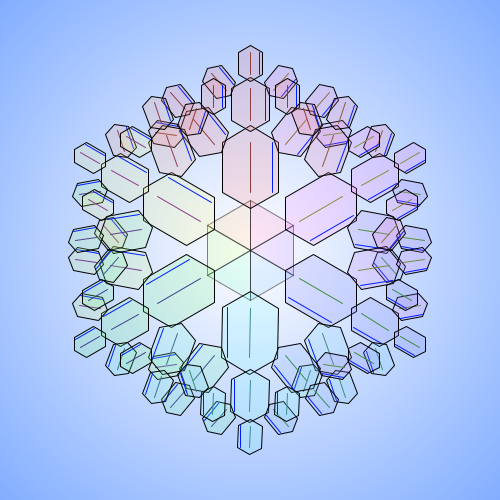
Frame 1 (no input)
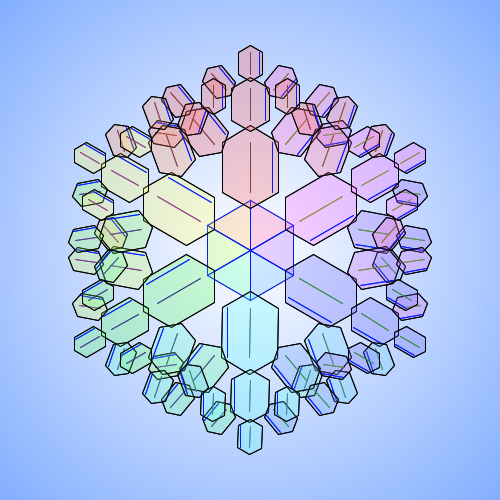
Frame 2 (the mouse pressed at the canvas centre, redrawn once)

The Processing sketch that drew these frames (run headless with seeded random() and noise(); the mouse was pressed at the canvas centre and the sketch redrawn once):

// Processing sketch: processing_19076
// ── processing_19076.pde

//Nicholas Tang
//1/27/11
public void setup() {
  smooth();
  size(500,500);
  noStroke();
  colorMode(HSB, 360);
  //radial gradient background
  for(int i=height*3/2; i>0; i--){
    stroke(219, i/4, 360);
    strokeWeight(5);
    ellipse(width/2,height/2,i,i);
  }
  strokeWeight(1);
  stroke(0,175);
  noLoop();
}

public void draw() {
  int r = 50;
  int cw = width/2;
  int ch = height/2;
  //center hexagon triangle coordinates
  int dw = int(r*cos(radians(30)));
  int dh = int(r*sin(radians(30)));
  int trans = 70;
  fill(30,180,360,trans);
  triangle(cw,ch,cw,ch-r,cw-dw,ch-dh);
  fill(90,180,360,trans);
  triangle(cw,ch,cw-dw,ch-dh,cw-dw,ch+dh);
  fill(150,180,360,trans);
  triangle(cw,ch,cw-dw,ch+dh,cw,ch+r);
  fill(210,180,360,trans);
  triangle(cw,ch,cw+dw,ch+dh,cw,ch+r);
  fill(270,180,360,trans);
  triangle(cw,ch,cw+dw,ch+dh,cw+dw,ch-dh);
  fill(330,180,360,trans);
  triangle(cw,ch,cw,ch-r,cw+dw,ch-dh);
  //second level of hexagons
  fill(234,180,360,6);
  //hexagon side lengths
  int side = 50;
  //radius of hexagon
  int radi = 2*r/3;
  //length, value used to calculate seed positions
  int side2 = int(side/2+r+radi*(1-cos(radians(60)))/2);
  int sw = int(side2*cos(radians(30)));
  int sh = int(side2*sin(radians(30)));
  //level of recursion
  int level = 3;
  drawHex(0,side,radi,0,-side2,level);
  drawHex(60,side,radi,sw,-sh,level);
  drawHex(120,side,radi,sw,sh,level);
  drawHex(180,side,radi,0,side2,level);
  drawHex(240,side,radi,-sw,sh,level);
  drawHex(300,side,radi,-sw,-sh,level);
}

public void drawHex(int orient,int side, int radi, int sx, int sy, int level){
  //create hexagon, translate, and rotate
  pushMatrix();
  translate(width/2+sx, height/2+sy);
  rotate(radians(orient));
  int dw = int(radi*cos(radians(30)));
  int dh = int(radi*sin(radians(30)));
  fill(360-orient,180,360,70);
  stroke(0);
  beginShape();
  vertex(0,-side/2-radi*(1-cos(radians(60))));
  vertex(-dw,-side/2); 
  vertex(-dw,side/2); 
  vertex(0,side/2+radi*(1-cos(radians(60))));
  vertex(dw,side/2);
  vertex(dw,-side/2);
  vertex(0,-side/2-radi*(1-cos(radians(60))));
  endShape();
  stroke(orient,200,200);
  line(0,-side/2,0,side/2);
  //highlight-line
  stroke(233,360,360);
  line(dw*.8,-side/2,dw*.8,side/2);
  popMatrix();
  int newradi = 2*radi/3;
  int newside = max(2*side/3,int(newradi*sin(radians(30)))*2);
  int newside2 = int(newside/2+(side/2+radi*(1-cos(radians(60))))+newradi*(1-cos(radians(60)))/2);
  //seed positions, distance from center of previous hexagon
  int dsx = int((int(sx<width/2)-int(sx>width/2))*newside2*sin(radians(orient)));
  int dsy = int((int(sy>height/2)-int(sy<height/2))*newside2*cos(radians(orient)));
  //center of radius
  int cx = int((int(sx<width/2)-int(sx>width/2))*(side/2-radi/2)*sin(radians(orient)));
  int cy = int((int(sy>height/2)-int(sy<height/2))*(side/2-radi/2)*cos(radians(orient)));
  int dsx2 = int((int(sx<width/2)-int(sx>width/2))*(dsx-cx)*cos(radians(-60))-(dsy-cy)*sin(radians(-60)));
  int dsy2 = int((int(sx<width/2)-int(sx>width/2))*(dsx-cx)*sin(radians(-60))+(dsy-cy)*cos(radians(-60)));
  int dsx3 = int((int(sx<width/2)-int(sx>width/2))*(dsx-cx)*cos(radians(60))-(dsy-cy)*sin(radians(60)));
  int dsy3 = int((int(sx<width/2)-int(sx>width/2))*(dsx-cx)*sin(radians(60))+(dsy-cy)*cos(radians(60)));
  //recursion
  if(level > 1) {
    level = level - 1;
    drawHex(orient+0,newside,newradi,sx+dsx,sy+dsy,level);
    drawHex(int(orient-40),newside,newradi,sx+dsx2+cx,sy+dsy2+cy,level);
    drawHex(int(orient+40),newside,newradi,sx+dsx3+cx,sy+dsy3+cy,level);
  }
}
